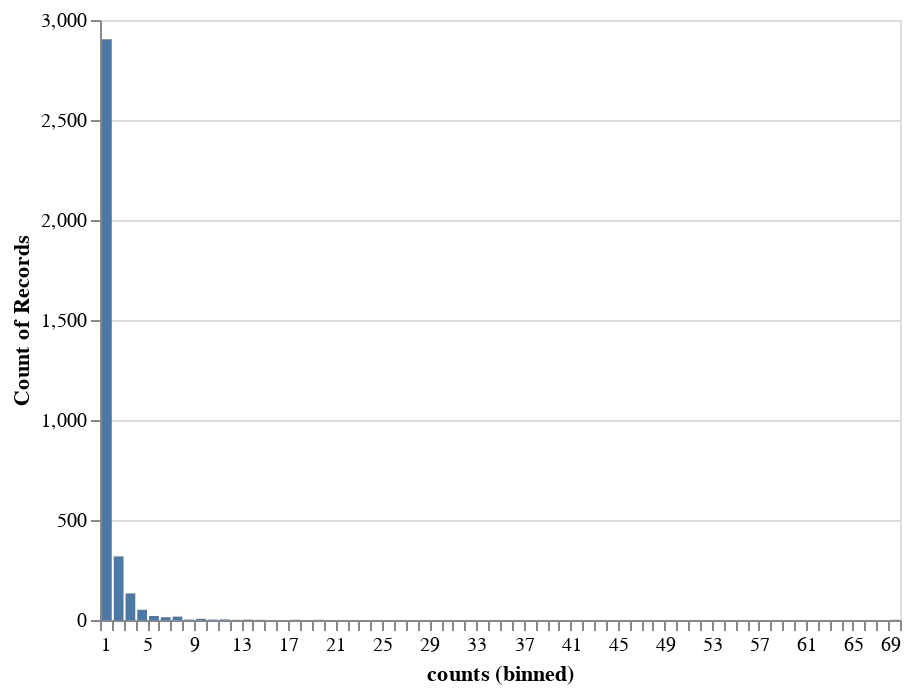

The notebook cell this image was saved under:
### Code cell
alt.Chart(contributor_counts).mark_bar().encode(
    alt.X('counts', bin=alt.Bin(maxbins=100)),
    y='count()'
)

### Figure 1 — Vega-Lite specification as saved in the notebook (floating-point values rounded to 4 significant figures; data arrays with more than 128 entries replaced by an {"elided": "..."} marker saying what was removed)
{"config": {"view": {"continuousWidth": 400, "continuousHeight": 300}}, "data": {"name": "data-4373f45a98f6a14d73b389fbdce1ed9a"}, "mark": "bar", "encoding": {"x": {"type": "quantitative", "bin": {"maxbins": 100}, "field": "counts"}, "y": {"type": "quantitative", "aggregate": "count"}}, "$schema": "https://vega.github.io/schema/vega-lite/v4.8.1.json", "datasets": {"data-4373f45a98f6a14d73b389fbdce1ed9a": {"elided": "3477 records"}}}
